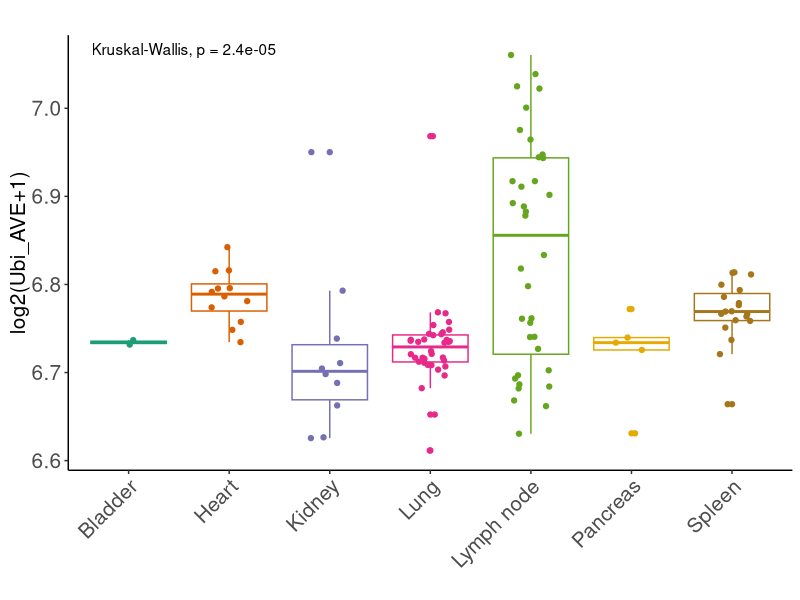
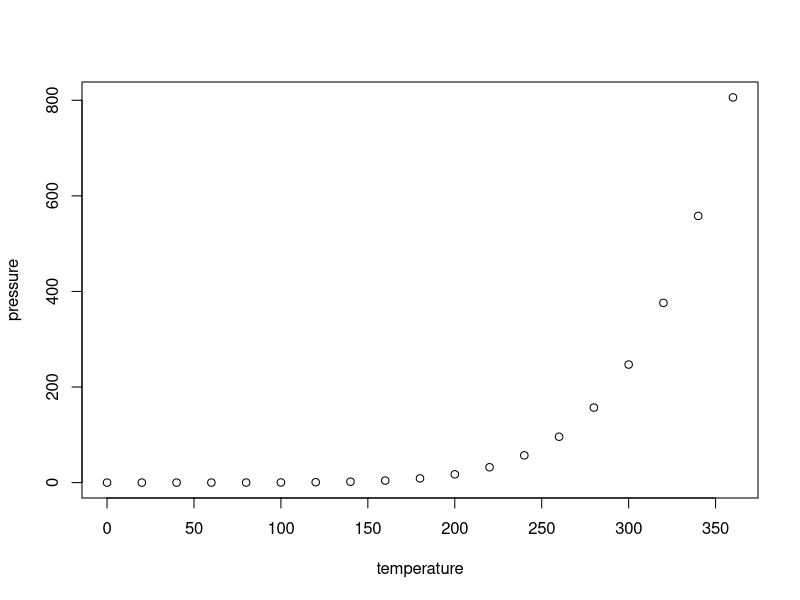

The R script that drew these images, in order:
## ---- chunk 1
rm(list = ls())

rt=read.table("1.ubi_GSE182299.txt",sep="\t",header=T,row.names=1,check.names=F) 

rt1=rt[,-(1:3)]
rt1=t(rt1)
dimnames=list(rownames(rt1),colnames(rt1))
rt1=matrix(as.numeric(as.matrix(rt1)),nrow = nrow(rt1),dimnames = dimnames)
rt1=log2(rt1+1)
rt2=rt1[rowMeans(rt1)>0,]
library(ggpubr)
Type=as.data.frame(rt[,1:3])

library(ComplexHeatmap)
ha = HeatmapAnnotation(df=Type)

rt2=as.data.frame(rt2)
colP<-c('green4','yellow','#FB9A99',   'red')
pdf(file = "heatmap_20.pdf",width = 7,height = 4)
Heatmap(rt2, name = "expression",show_row_names = T,
        show_column_names = F,cluster_columns =F,col = colP,
        column_title = NULL,bottom_annotation =  ha
)
dev.off()


rt$Ubi=log2(rt$AVE_Ubi+1)
head(rt)
summary(factor(rt$Histologic_origin))
ggplot(rt, aes(x=Histologic_origin, y=Ubi, color=Histologic_origin)) + 
  geom_boxplot()+
  geom_jitter(position=position_jitter(0.2))+
  labs(title="",x="", y = "log2(Ubi_AVE+1)")+ 
  theme_classic()+ 
  scale_color_brewer(palette="Dark2") + 
  theme_classic()  + 
  theme(axis.title.y =  element_text(size = 15,vjust = 0.5,hjust = 0.5))+
  theme(axis.text.x = element_text(size = 15,angle = 45,vjust = 1,hjust = 1))+
  theme(axis.text.y = element_text(size = 15))+
  theme(plot.title = element_text(hjust = 0.5,size=15,face="bold"))+
  theme(legend.position = "NA") +
  stat_compare_means() 
ggsave("diff_plot.pdf",width =5,height =4.5)
## ---- chunk 2
summary(cars)
## ---- chunk 3
plot(pressure)
